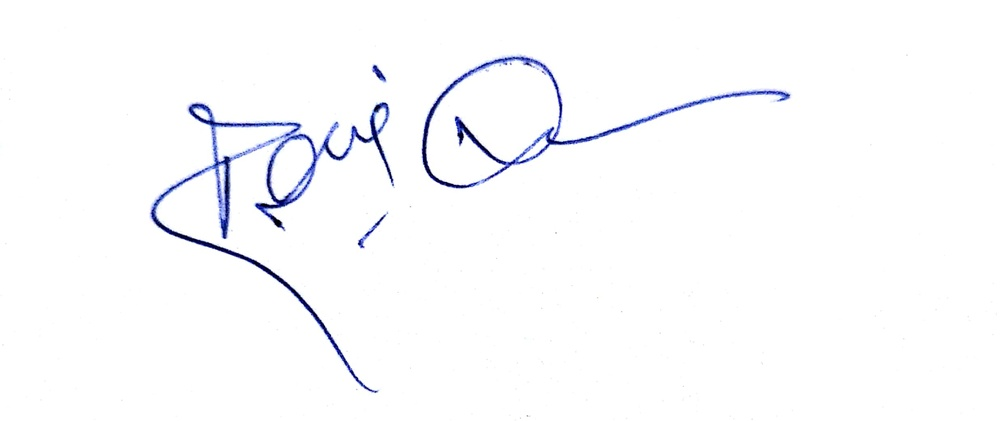
%> input picture sign1.jpg, 1000 x 421 px, shrunk from 2472 x 1040 before the run
$ octave SignVerify.m   (GNU Octave 9; MATLAB toolbox functions it lacks are replaced by stand-ins)
%> lines starting %> are read from the running program, lines starting %| are printed output that depends on the picture
I1 = rgb2gray(imread('sign1.jpg'));
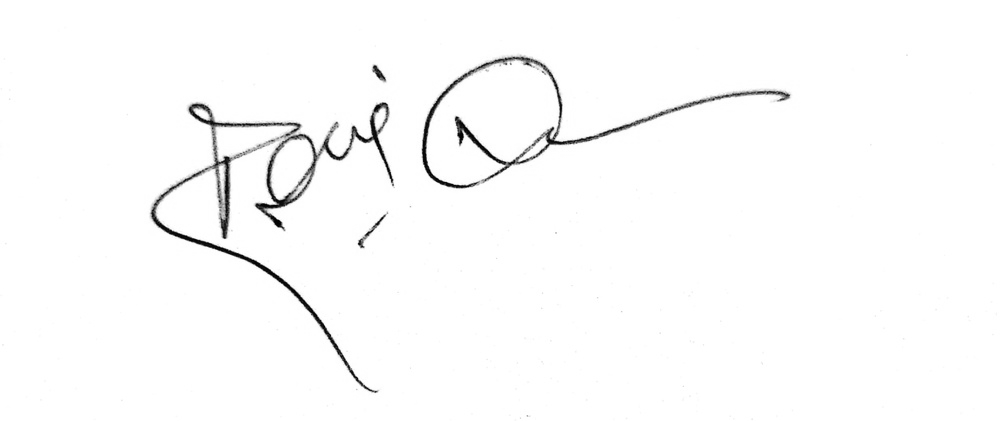
%> I1: size 421x1000 uint8; min 1, max 255, mean 250.9
I2 = rgb2gray(imread('sign2.jpg'));
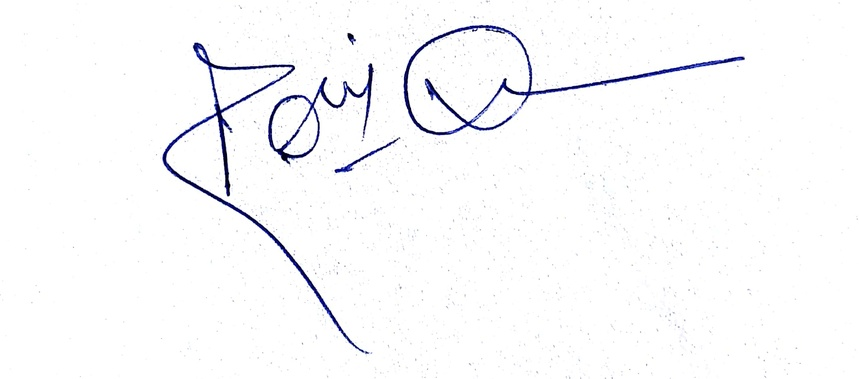
%> input picture sign2.jpg, 859 x 379 px, shrunk from 2124 x 936 before the run
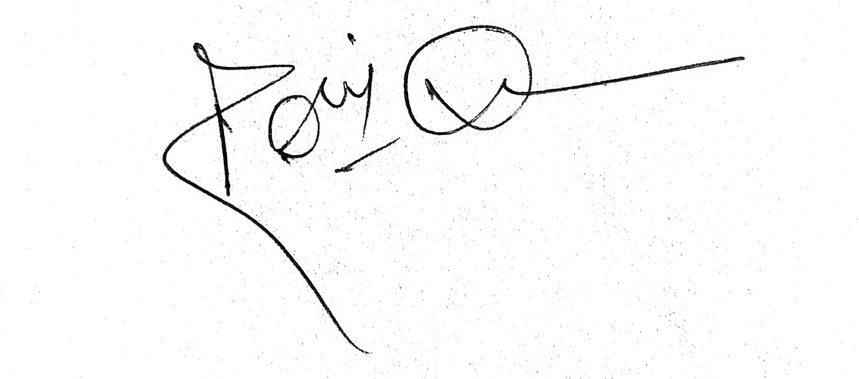
%> I2: size 379x859 uint8; min 0, max 255, mean 249.8

subplot(2,1,1)
imshow(I1)
figure;
subplot(2,1,2);
imshow(I2)

figure;
points1 = detectHarrisFeatures(I1); plot(points1);
%> after `points1 = detectHarrisFeatures(I1)`: points1 = 258 points; strongest (x, y): (457, 118), (548, 144), (354, 127), (375, 67), (554, 129)
%> after `plot(points1)`:
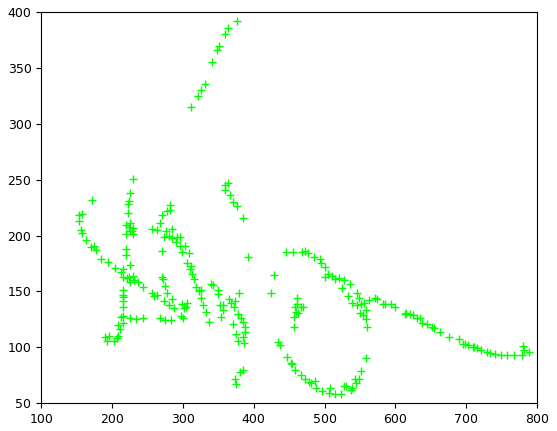
%> figure redrawn from the program's plot data
figure;
points2 = detectHarrisFeatures(I2); plot(points2);
%> after `points2 = detectHarrisFeatures(I2)`: points2 = 171 points; strongest (x, y): (293, 68), (229, 196), (371, 65), (285, 151), (326, 79)
%> after `plot(points2)`:
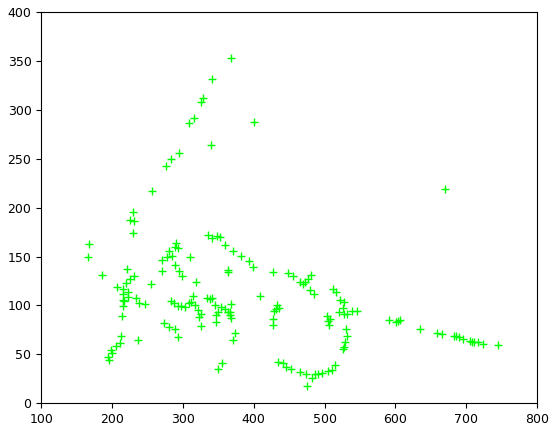
%> figure redrawn from the program's plot data

[features1,valid_points1] = extractFeatures(I1,points1);
%> valid_points1 = 250 points; strongest (x, y): (457, 118), (548, 144), (354, 127), (375, 67), (554, 129)
[features2,valid_points2] = extractFeatures(I2,points2);
%> valid_points2 = 145 points; strongest (x, y): (293, 68), (229, 196), (371, 65), (285, 151), (326, 79)

indexPairs = matchFeatures(features1,features2);
%> indexPairs = [228 144; 236 144; 240 130]

matchedPoints1 = valid_points1(indexPairs(:,1),:);
%> matchedPoints1 = 3 points; (x, y): (721, 98), (644, 121), (702, 102)
matchedPoints2 = valid_points2(indexPairs(:,2),:);
%> matchedPoints2 = 3 points; (x, y): (601, 83), (716, 63), (716, 63)

figure;
showMatchedFeatures(I1,I2,matchedPoints1,matchedPoints2);
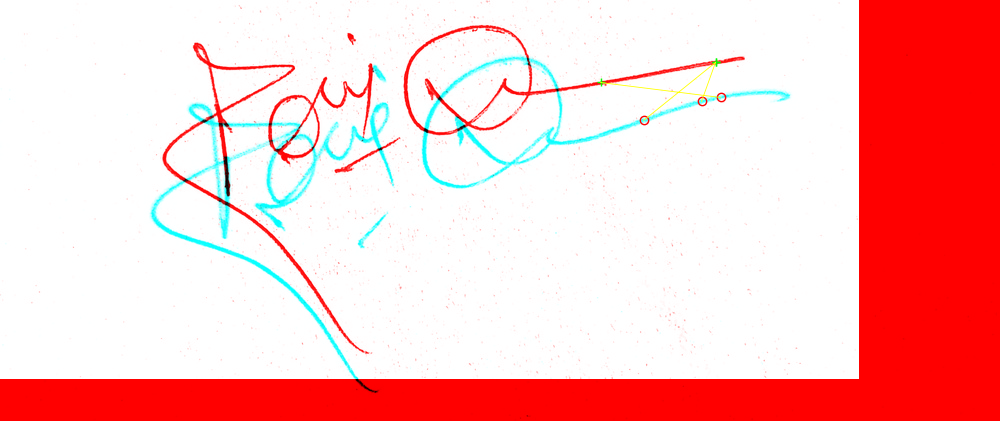
%> figure redrawn from the program's plot data

u=matchedPoints2.Metric-matchedPoints1.Metric;
%> u = [4.78e-05; 0.000436; 0.00789]

if abs(u)<=0.04
    disp("Matched");
else
    disp("Not Matched");
end
